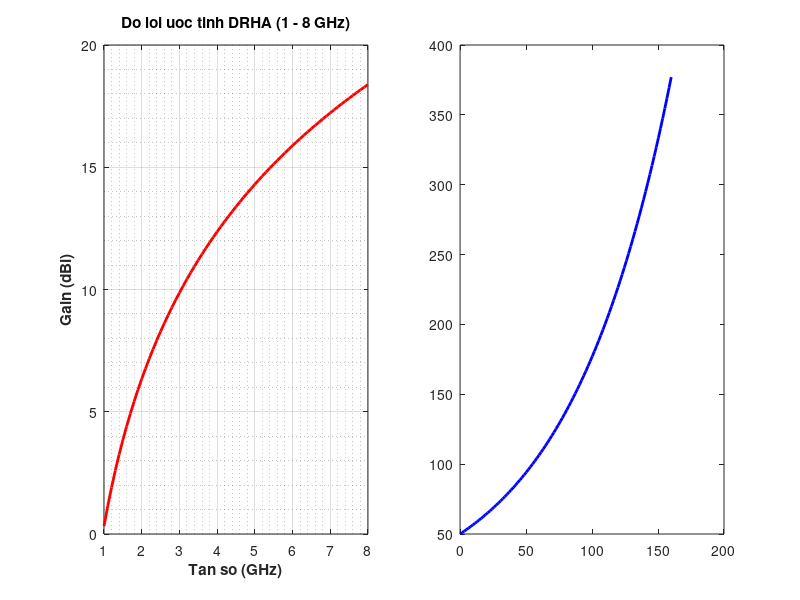

Reproduce this figure in MATLAB. (Note: this script raises an error after producing the figure.)
%% =========================================================================
%% PTIT ANTENNA LAB - DOUBLE-RIDGED HORN ANTENNA (DRHA) APERTURE & GAIN MODEL
%% Tac gia: PTIT Antenna Research Group
%% Thiet ke: Còi Horn 2 go (DRHA) 6 manh in 3D PETG dan bang dong 35um
%% Ho tro: Tinh toan bien dang go song go vat (Tapered Ridge), Do loi, Bup song
%% =========================================================================

function horn_params = drha_horn_pattern_model()
    fprintf('=== MO HINH & TINH TOAN ANG-TEN HORN 2 GO (DRHA 6 MANH) ===\n');

    %% 1. Thong so hinh hoc co ban cua coi Horn
    c = 299792458;
    freq_sweep = linspace(1.0e9, 8.0e9, 71); % Dai tan hoat dong 1 - 8 GHz
    
    % Kich thuoc mieng coi (Aperture Dimensions)
    A = 0.140; % Chieu rong mieng coi (m) ~ 140 mm
    B = 0.100; % Chieu cao mieng coi (m) ~ 100 mm
    L_flare = 0.160; % Chieu dai phan loe (m) ~ 160 mm
    
    % Kich thuoc hong coi (Waveguide throat)
    a = 0.040; % Chieu rong hong coi (m)
    b = 0.020; % Chieu cao hong coi (m)
    
    % Khe ho cap nguon go song (Feed gap giua 2 go A2 va B2)
    s_feed = 0.0015; % 1.5 mm (vua khit chan kim connector SMA)
    w_ridge = 0.006; % Be rong go song 6.0 mm

    %% 2. Tinh toan bien dang tro khang theo quy luat mu (Exponential Taper)
    % Z(z) = Z_throat * exp(R * z), noi R = (1/L_flare) * ln(Z_free_space / Z_throat)
    Z_throat = 50.0;     % Tro khang chuan SMA 50 Ohm
    Z_free = 377.0;       % Tro khang song khong gian tu do 377 Ohm
    R_taper = (1 / L_flare) * log(Z_free / Z_throat);
    
    z_pts = linspace(0, L_flare, 100);
    Z_profile = Z_throat * exp(R_taper * z_pts);

    %% 3. Tinh toan Do loi dinh (Peak Gain) & Hieu suat mieng coi theo tan so
    % Gain = eta_ap * (4 * pi * A * B / lambda^2)
    eta_ap = 0.55; % Hieu suat mieng coi thuc te (bao gom suy hao dan dong va go)
    lambda_arr = c ./ freq_sweep;
    gain_linear = eta_ap .* (4 * pi * A * B) ./ (lambda_arr.^2);
    gain_dbi = 10 * log10(gain_linear);

    % Tinh nua do rong bup song (Half Power Beamwidth - HPBW) xap xi (do)
    % HPBW_E ~ 51 * (lambda / B), HPBW_H ~ 70 * (lambda / A)
    hpbw_E = 51 * (lambda_arr / B);
    hpbw_H = 70 * (lambda_arr / A);

    %% 4. In thong tin ket qua
    fprintf('---------------------------------------------------------\n');
    fprintf('THONG SO BUC XA UOC TINH COI DRHA (PTIT):\n');
    fprintf('  - Kich thuoc mieng coi (A x B): %.1f x %.1f mm\n', A*1e3, B*1e3);
    fprintf('  - Chieu dai than loe:           %.1f mm\n', L_flare*1e3);
    fprintf('  - Khe ho cap nguon Feed Gap:    %.2f mm (tai A2-B2 SMA)\n', s_feed*1e3);
    fprintf('  - He so tang truong bien dang:  R = %.2f m^-1\n', R_taper);
    fprintf('  - Do loi tai 2.45 GHz:          %.2f dBi (HPBW: E=%.1f deg, H=%.1f deg)\n', ...
            interp1(freq_sweep, gain_dbi, 2.45e9), ...
            interp1(freq_sweep, hpbw_E, 2.45e9), ...
            interp1(freq_sweep, hpbw_H, 2.45e9));
    fprintf('  - Do loi tai 5.80 GHz:          %.2f dBi (HPBW: E=%.1f deg, H=%.1f deg)\n', ...
            interp1(freq_sweep, gain_dbi, 5.8e9), ...
            interp1(freq_sweep, hpbw_E, 5.8e9), ...
            interp1(freq_sweep, hpbw_H, 5.8e9));
    fprintf('---------------------------------------------------------\n');

    %% 5. Bieu dien do thi dac tinh
    figure('Name', 'DRHA Horn Performance Analysis', 'NumberTitle', 'off', 'Color', 'w', 'Position', [120, 120, 1100, 480]);

    % Subplot 1: Do loi Gain vs Tan so
    subplot(1, 2, 1);
    plot(freq_sweep / 1e9, gain_dbi, 'r-', 'LineWidth', 2); hold on;
    grid on; grid minor;
    xlabel('Tan so (GHz)', 'FontWeight', 'bold');
    ylabel('Gain (dBi)', 'FontWeight', 'bold');
    title('Do loi uoc tinh DRHA (1 - 8 GHz)');

    % Subplot 2: Bien dang tro khang Taper tu hong ra mieng
    subplot(1, 2, 2);
    plot(z_pts * 1e3, Z_profile, 'b-', 'LineWidth', 2); hold on;
    yline(50, 'k--', 'Z_{throat} = 50 \Omega', 'LineWidth', 1.2);
    yline(377, 'g--', 'Z_{space} = 377 \Omega', 'LineWidth', 1.2);
    grid on; grid minor;
    xlabel('Chieu dai doc truc loe Z (mm)', 'FontWeight', 'bold');
    ylabel('Tro khang dac tinh bien dang Z(z) (\Omega)', 'FontWeight', 'bold');
    title('Bien dang phoi hop tro khang go song');
    legend('Tapered Fin Profile', 'Hong 50 \Omega', 'Khong gian 377 \Omega', 'Location', 'northwest');

    horn_params.gain_dbi = gain_dbi;
    horn_params.freq_sweep = freq_sweep;
    horn_params.Z_profile = Z_profile;
end
